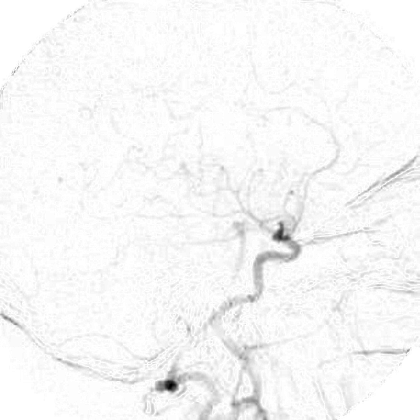
#> input picture 26/Normalize Image.png, 420 x 420 px
$ jupyter execute mid_1.ipynb
#> lines starting #> are read from the running program, lines starting #| are printed output that depends on the picture; long printed decimals are rounded
[cell 1]
import cv2 as cv
import numpy as np
from matplotlib import pyplot as plt

GPU=1
input_name=input("Enter the image's file name: ")
#> the answer given: Normalize Image.png
img=cv.imread(input_name)
#> img is the input picture: shape (420, 420, 3); min 0, max 255, mean 247
#cv.imshow("input image",img)
print("image type is: ",type(img),"\nimg's shape is: ",img.shape,"\nimg's data type is: ",img.dtype)
#| image type is:  <class 'numpy.ndarray'>
#| img's shape is:  (420, 420, 3)
#| img's data type is:  uint8
print("required memory that the img needs to be saved: ",img.shape[0]*img.shape[1]*img.shape[2]/1024/1024," Mega bytes")
#| required memory that the img needs to be saved:  0.5047  Mega bytes

img_gray=cv.cvtColor(img,cv.COLOR_BGR2GRAY)
#print(img_gray.shape)

hist_img_gray,_=np.histogram(img_gray, bins=256 , range=(0,255))
#> hist_img_gray = 256 values, max 42397 at index 253, min 0 at index 1, mean 689.1
#plt.figure()
fig , ax = plt.subplots(1,2)
plt.suptitle("image and its hist")
ax[0].imshow(img_gray,cmap="gray",vmin=0,vmax=255)
ax[0].get_yaxis().set_visible(False), ax[0].get_xaxis().set_visible(False)
ax[1].plot(hist_img_gray)

box=ax[1].get_position()
box.x0=box.x0+0.05
box.x1=box.x1+0.05
ax[1].set_position(box)

plt.show()
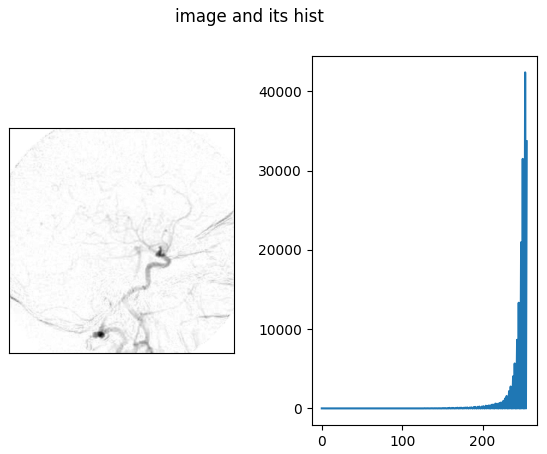
#> figure drawn by matplotlib, 2 panels; panel 2: curve peaks at x = 253, y = 42397

input_name2=input("enter the second image name: ")
#> the answer given: Diffrent.png
img_sub=cv.imread(input_name2,cv.IMREAD_GRAYSCALE)
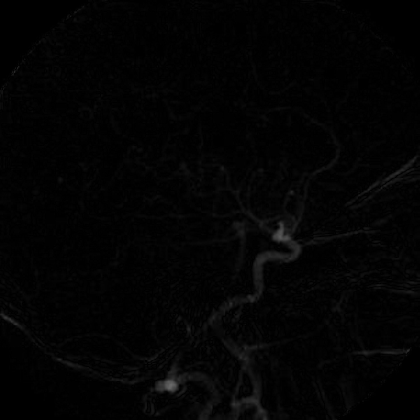
#> input picture 26/Diffrent.png, 420 x 420 px
#> img_sub is the input picture: shape (420, 420); min 0, max 104, mean 3.3
#print(img_sub.shape)

def image_finder(img,img_sub):
    row_num,col_num=img_sub.shape
#> row_num = 420; col_num = 420
    first_iteration=1
    #for i in range(img.shape[0]-img_sub.shape[0]+1):
    for i in range(2095,2100):
        for j in range(img.shape[1]-img_sub.shape[1]+1):
            print(i,j,sep=",")
            img_slice=img[i:i+row_num,j:j+col_num]
            hist_slice, _ = np.histogram(img_slice, bins=256, range=(0, 255))
            hist_sub, _ = np.histogram(img_sub, bins=256, range=(0, 255))
            error=np.sum((hist_slice-hist_sub)**2)
            if first_iteration==1:
                optimum_pos=i,j
                minimum_error=error
                first_iteration=0
            else:
                if error<minimum_error:
                    optimum_pos=i,j
                    minimum_error=error
#> after the loop, first_iteration = 0; minimum_error = 4686143972; optimum_pos = (2095, 0)
    return optimum_pos

position=image_finder(img_gray,img_sub)
#> position = (2095, 0)
image_slice=img_gray[position[0]:position[0]+img_sub.shape[0],position[1]:position[1]+img_sub.shape[1]]
#> image_slice = empty array

fig1 , ax1 = plt.subplots(1,2)
plt.suptitle("founded image and sub_image")
ax1[0].imshow(image_slice,cmap="gray",vmin=0,vmax=255)
ax1[0].set_title("founded image")
ax1[0].set_axis_off()
ax1[1].imshow(img_sub,cmap="gray",vmin=0,vmax=255)
ax1[1].set_title("sub_image")
ax1[1].set_axis_off()

plt.show()
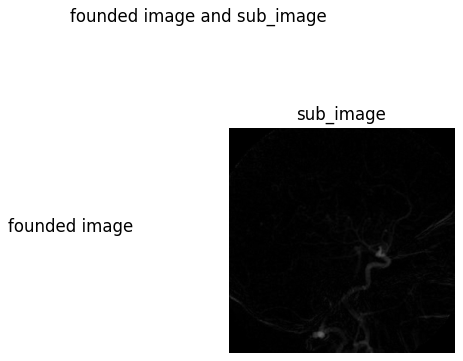
#> figure drawn by matplotlib, 2 panels
"""
def advanced_bit_plane_slicer(image):
    img_0 = np.zeros(image.shape)
    img_1 = np.zeros(image.shape)
    img_2 = np.zeros(image.shape)
    img_3 = np.zeros(image.shape)
    img_4 = np.zeros(image.shape)
    img_5 = np.zeros(image.shape)
    img_6 = np.zeros(image.shape)
    img_7 = np.zeros(image.shape)
    for i in range(image.shape[0]):
        for j in range(image.shape[1]):
            if image[i][j]<=1:
                img_0[i][j]=image[i][j]
            elif image[i][j]>1 and image[i][j]<=3:
                img_1[i][j] = image[i][j]
            elif image[i][j] > 3 and image[i][j] <= 7:
                img_2[i][j] = image[i][j]
            elif image[i][j] > 7 and image[i][j] <= 15:
                img_3[i][j] = image[i][j]
            elif image[i][j] > 15 and image[i][j] <= 31:
                img_4[i][j] = image[i][j]
            elif image[i][j] > 31 and image[i][j] <= 63:
                img_5[i][j] = image[i][j]
            elif image[i][j] > 63 and image[i][j] <= 127:
                img_6[i][j] = image[i][j]
            elif image[i][j] > 127 and image[i][j] <= 255:
                img_7[i][j] = image[i][j]
    return img_0.astype(np.uint8),img_1.astype(np.uint8),img_2.astype(np.uint8),img_3.astype(np.uint8),img_4.astype(np.uint8),img_5.astype(np.uint8),img_6.astype(np.uint8),img_7.astype(np.uint8)

slices=advanced_bit_plane_slicer(img_gray)
"""
slices=[255 * ((img & (1<<i)) >>i) for i in range(8)]   # simple bit plane slicing
#> slices = 8 items

fig2 , ax2 = plt.subplots(2,4)
plt.suptitle("bit plane slicing")
ax2[0,0].imshow(slices[0],cmap="gray",vmin=0,vmax=255)
ax2[0,0].set_title("bit=0")
ax2[0,0].set_axis_off()
ax2[0,1].imshow(slices[1],cmap="gray",vmin=0,vmax=255)
ax2[0,1].set_title("bit=1")
ax2[0,1].set_axis_off()
ax2[0,2].imshow(slices[2],cmap="gray",vmin=0,vmax=255)
ax2[0,2].set_title("bit=2")
ax2[0,2].set_axis_off()
ax2[0,3].imshow(slices[3],cmap="gray",vmin=0,vmax=255)
ax2[0,3].set_title("bit=3")
ax2[0,3].set_axis_off()
ax2[1,0].imshow(slices[4],cmap="gray",vmin=0,vmax=255)
ax2[1,0].set_title("bit=4")
ax2[1,0].set_axis_off()
ax2[1,1].imshow(slices[5],cmap="gray",vmin=0,vmax=255)
ax2[1,1].set_title("bit=5")
ax2[1,1].set_axis_off()
ax2[1,2].imshow(slices[6],cmap="gray",vmin=0,vmax=255)
ax2[1,2].set_title("bit=6")
ax2[1,2].set_axis_off()
ax2[1,3].imshow(slices[7],cmap="gray",vmin=0,vmax=255)
ax2[1,3].set_title("bit=7")
ax2[1,3].set_axis_off()

plt.show()
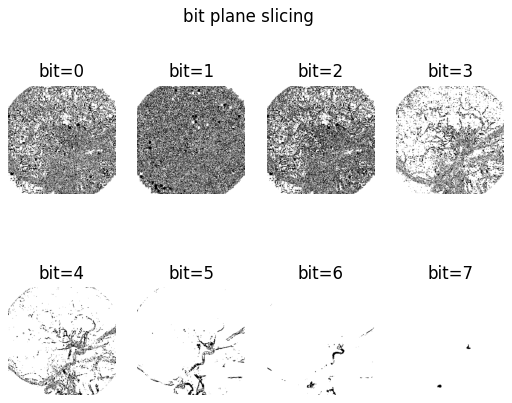
#> figure drawn by matplotlib, 8 panels

cv.waitKey(0)
cv.destroyAllWindows()
